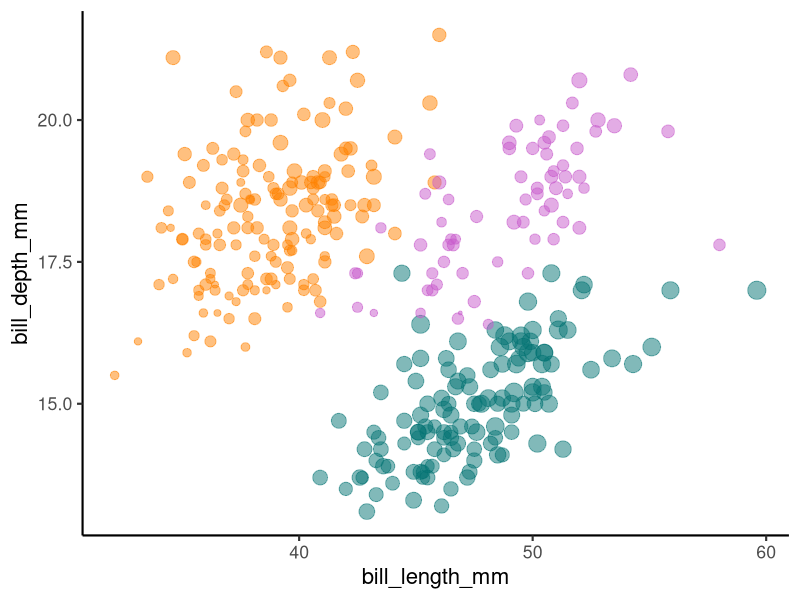
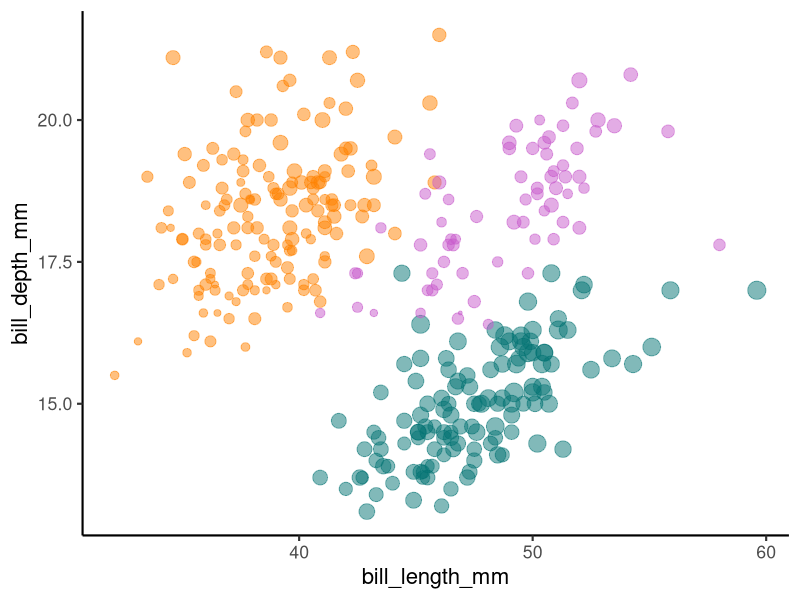
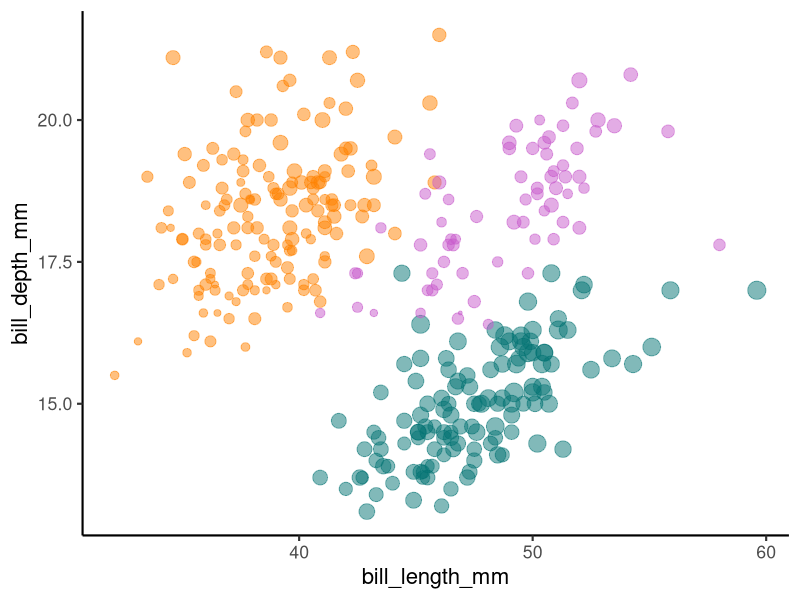
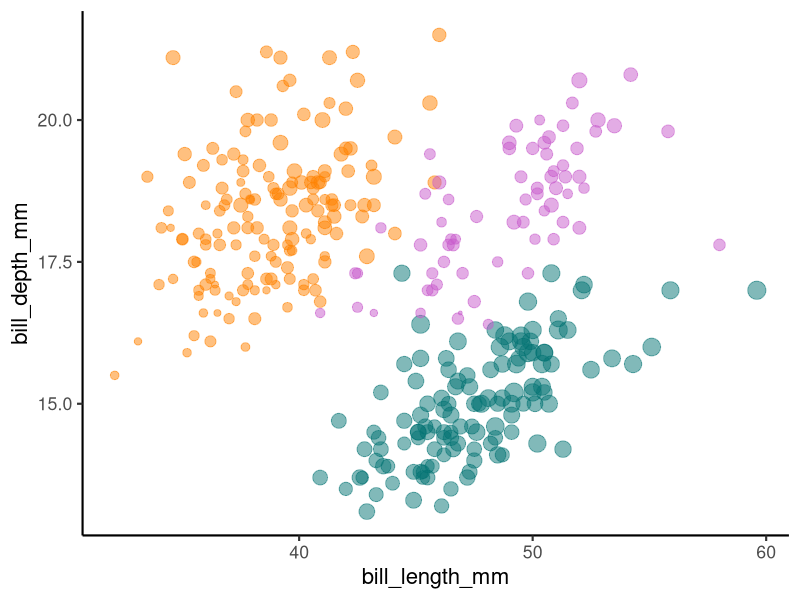
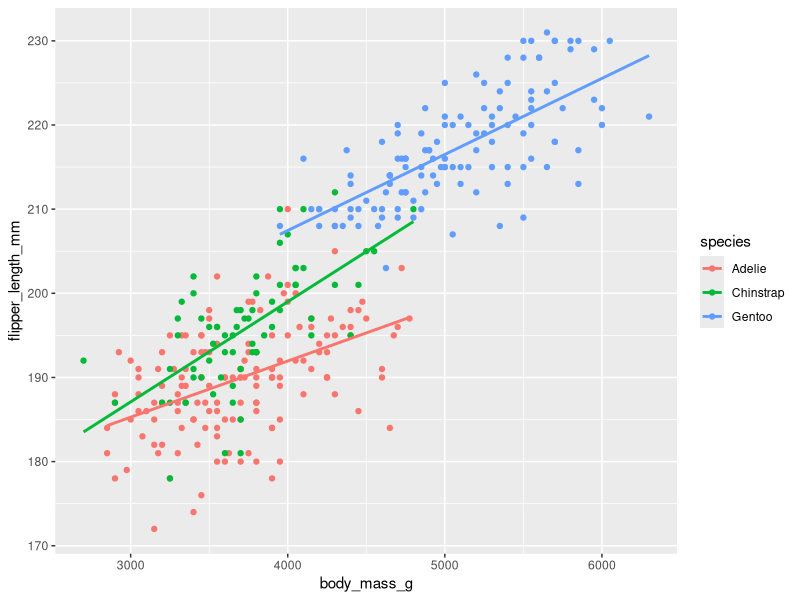
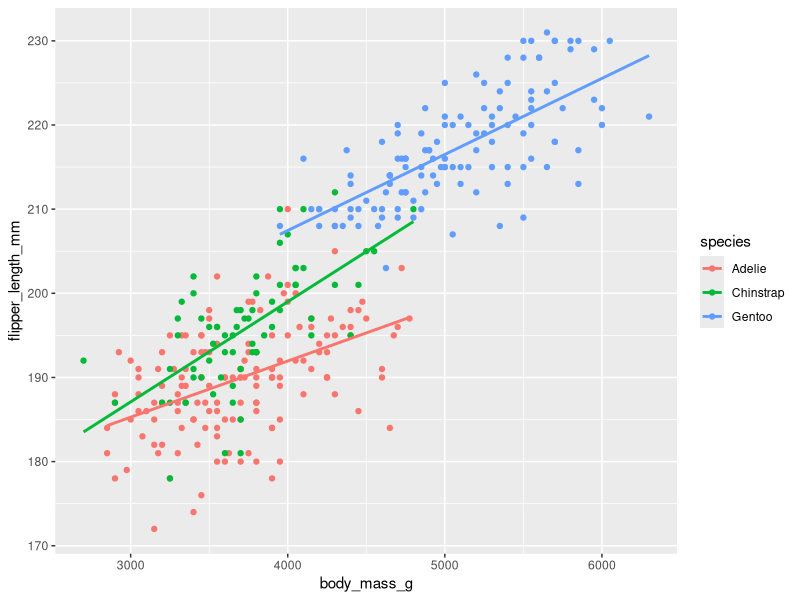
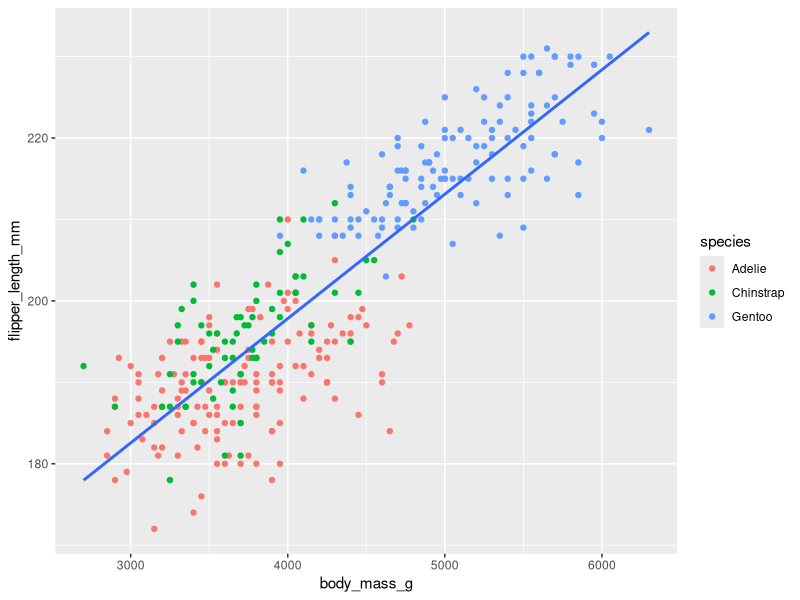
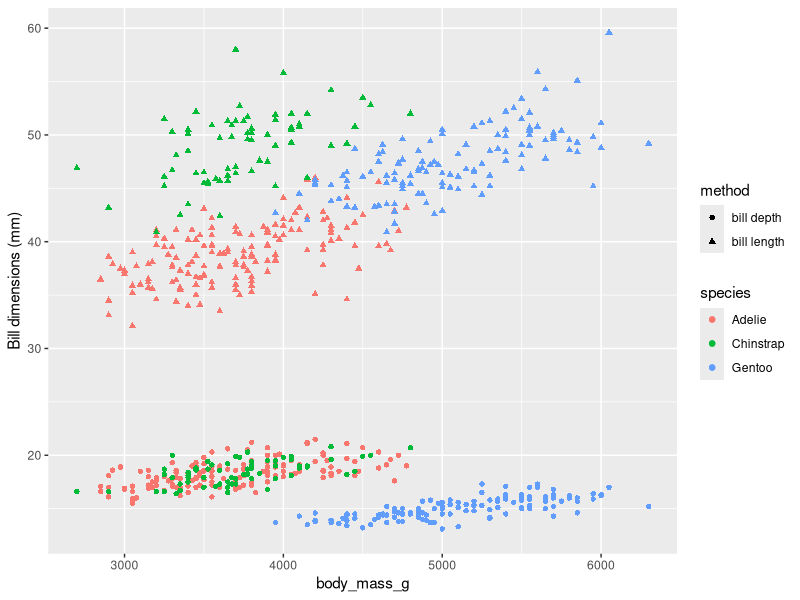

Here is the R script that generated these plots, in order:
## ---- chunk 1
#| warning: false
#| echo: false
#| fig-width: 4
#| fig-height: 4

library(palmerpenguins)
library(ggplot2)
library(dplyr)

ggplot(penguins, aes(x = bill_length_mm, y = bill_depth_mm, 
                     size = body_mass_g,
                     color = species)) +
  geom_point(alpha = 0.5) +
  theme_classic(base_size = 16) +
  scale_color_manual(values = c("#FF8100", "#C75BCB", "#057575")) +
  guides(size = "none",
         color = "none")
## ---- chunk 2
#| warning: false
#| echo: false
#| fig-width: 4
#| fig-height: 4

library(palmerpenguins)
library(ggplot2)

ggplot(penguins, aes(x = bill_length_mm, y = bill_depth_mm, 
                     size = body_mass_g,
                     color = species)) +
  geom_point(alpha = 0.5) +
  theme_classic(base_size = 16) +
  scale_color_manual(values = c("#FF8100", "#C75BCB", "#057575")) +
  guides(size = "none",
         color = "none")
## ---- chunk 3
#| warning: false
#| echo: false
#| fig-width: 4
#| fig-height: 4

library(palmerpenguins)
library(ggplot2)

ggplot(penguins, aes(x = bill_length_mm, y = bill_depth_mm, 
                     size = body_mass_g,
                     color = species)) +
  geom_point(alpha = 0.5) +
  theme_classic(base_size = 16) +
  scale_color_manual(values = c("#FF8100", "#C75BCB", "#057575")) +
  guides(size = "none",
         color = "none")
## ---- chunk 4
#| echo: false
example <- penguins[c(1:2, 160:161, 283:284), c(1, 3:4, 6)]
example
## ---- chunk 5
#| warning: false
#| echo: false
#| fig-width: 4
#| fig-height: 4
library(palmerpenguins)
library(ggplot2)

ggplot(penguins, aes(x = bill_length_mm, y = bill_depth_mm, 
                     size = body_mass_g,
                     color = species)) +
  geom_point(alpha = 0.5) +
  theme_classic(base_size = 16) +
  scale_color_manual(values = c("#FF8100", "#C75BCB", "#057575")) +
  guides(size = "none",
         color = "none")
## ---- chunk 6
#| echo: false
library(dplyr)
example <- penguins[c(1:2, 160:161, 283:284), c(1, 3:4, 6)]
example %>%
  rename(x = bill_length_mm,
         y = bill_depth_mm,
         Size = body_mass_g,
         Color = species)
## ---- chunk 7
#| fig-width: 5
#| fig-height: 4
ggplot(penguins, aes(x = body_mass_g, 
                     y = flipper_length_mm, 
                     color = species)) +
  geom_point() +
  geom_smooth(method = "lm", se = FALSE) 
## ---- chunk 8
#| fig-width: 5
#| fig-height: 4
ggplot(penguins, aes(x = body_mass_g, 
                     y = flipper_length_mm, 
                     color = species)) +
  geom_point() +
  geom_smooth(method = "lm", se = FALSE) 
## ---- chunk 9
#| fig-width: 5
#| fig-height: 4
ggplot(penguins, aes(x = body_mass_g, 
                     y = flipper_length_mm)) +
  geom_point(aes(color = species)) +
  geom_smooth(method = "lm", 
              se = FALSE) 
## ---- chunk 10
#| echo: false
#| fig-width: 5
#| fig-height: 4

ggplot(penguins, aes(x = body_mass_g,
                     color = species)) +
  geom_point(aes(y = bill_length_mm, shape = "bill length")) +
  geom_point(aes(y = bill_depth_mm, shape = "bill depth")) +
  ylab("Bill dimensions (mm)") +
  labs(shape = "method")
## ---- chunk 11
#| echo: false
#| fig-width: 5
#| fig-height: 5
ggplot() +
  layer(data = penguins,
        mapping = aes(x = body_mass_g,
                      y = flipper_length_mm),
        geom = "point", 
        stat = "identity",
        position = "identity") +
  scale_x_continuous() +
  scale_y_continuous() +
  coord_cartesian()
## ---- chunk 12
#| echo: false
#| fig-width: 5
#| fig-height: 5

ggplot() +
  geom_point(data = penguins,
             mapping = aes(
               x = body_mass_g,
               y = flipper_length_mm))
## ---- chunk 13
#| echo: false
#| fig-width: 5
#| fig-height: 5

ggplot() +
  geom_point(data = penguins,
             mapping = aes(
               x = body_mass_g,
               y = flipper_length_mm))
## ---- chunk 14
#| fig-width: 5
#| fig-height: 4
ggplot(data = penguins, 
       mapping = aes(x = species, 
                     fill = sex)) +
  stat_count()
## ---- chunk 15
#| fig-width: 5
#| fig-height: 4
ggplot(data = penguins, 
       mapping = aes(x = species, 
                     fill = sex)) +
  geom_bar()
## ---- chunk 16
#| fig-width: 5
#| fig-height: 4
ggplot(data = penguins, 
       mapping = aes(x = body_mass_g, 
                     fill = species)) +
  stat_density(alpha = 0.5)
## ---- chunk 17
#| fig-width: 5
#| fig-height: 4
ggplot(data = penguins, 
       mapping = aes(x = body_mass_g, 
                     fill = species)) +
  geom_density(alpha = 0.5)
## ---- chunk 18
#| echo: false
#| fig-width: 5
#| fig-height: 4

penguins %>%
  count(species) %>%
  ggplot(aes(x = species, y = n)) +
  geom_bar(stat = "identity")

## ---- chunk 19
#| fig-width: 5
#| fig-height: 4
#| echo: false
ggplot(penguins, aes(x = species, 
                     y = after_stat(prop),
                     group = 1)) +
  geom_bar()

## ---- chunk 20
#| fig-width: 5
#| fig-height: 4
#| echo: false
ggplot(penguins) +
  stat_summary(aes(x = species,
                   y = body_mass_g),
               fun.min = min,
               fun.max = max,
               fun = mean)
## ---- chunk 21
#| fig-width: 5
#| fig-height: 4
#| fig-align: center
ggplot(data = penguins, mapping = aes(x = species, fill = sex)) +
  geom_bar(position = "stack")
## ---- chunk 22
#| fig-width: 5
#| fig-height: 4
#| fig-align: center
ggplot(data = penguins, mapping = aes(x = species, fill = sex)) +
  geom_bar(position = "fill")
## ---- chunk 23
#| fig-width: 5
#| fig-height: 4
#| fig-align: center
ggplot(data = penguins, mapping = aes(x = species, 
                     fill = sex)) +
  geom_bar(position = "dodge")
## ---- chunk 24
#| fig-width: 5
#| fig-height: 4
#| fig-align: center
ggplot(data = penguins, mapping = aes(x = species, y = body_mass_g, color = sex)) +
  geom_point(position = "identity")
## ---- chunk 25
#| fig-width: 5
#| fig-height: 4
#| fig-align: center
ggplot(data = penguins, mapping = aes(x = species, y = body_mass_g, color = sex)) +
  geom_point(position = "jitter")
## ---- chunk 26
#| fig-width: 5
#| fig-height: 4
#| fig-align: center
ggplot(data = penguins, mapping = aes(x = species, y = body_mass_g, color = sex)) +
  geom_point(position = position_jitterdodge())
## ---- chunk 27
#| echo: false
#| fig-width: 6
#| fig-height: 5
#| fig-align: center
library(multcompView)
library(tidyverse)

# Run ANOVA and get letters
m1 <- aov(body_mass_g ~ species * sex, data = penguins)
cld <- multcompLetters4(m1, TukeyHSD(m1))

# Create dataframe for plot
cld_df <- data.frame(letter = cld$`species:sex`$Letters) %>%
  tibble::rownames_to_column("name") %>%
  mutate(species = str_extract(name, "^[^\\:]+"),
         sex = str_extract(name, "(?<=\\:).*"))
ggplot(data = penguins %>%
         filter(!is.na(sex)),
       mapping = aes(x = species, 
                     y = body_mass_g,
                     color = sex)) +
  geom_jitter(alpha = 0.15,
              position = position_jitterdodge()) +
  stat_summary(fun = mean,
               fun.min = function(x) mean(x) - sd(x),
               fun.max = function(x) mean(x) + sd(x),
               position = position_dodge(width = 0.75))
  # geom_text(data = cld_df, 
  #           mapping = aes(x = species,
  #                         y = 6000,
  #                         group = sex,
  #                         label = letter),
  #           hjust = 0.5,
  #           position = position_dodge(width = 0.75),
  #           color = "black")

## ---- chunk 28
#| echo: false
#| fig-align: center
ggplot(penguins, aes(x = body_mass_g,
                     y = flipper_length_mm)) +
  geom_point(data = dplyr::select(penguins, -species), color = "grey") +
  geom_point(aes(color = species)) +
  facet_wrap(~species)
## ---- chunk 29
#| echo: false
#| fig-width: 5
#| fig-height: 4
#| fig-align: center
ggplot(penguins, 
       aes(x = body_mass_g,
           y = flipper_length_mm)) +
  geom_point(aes(color = species)) +
  theme_bw()
## ---- chunk 30
#| echo: false
#| fig-width: 5
#| fig-height: 4
#| fig-align: center
ggplot(penguins, 
       aes(x = body_mass_g,
           y = flipper_length_mm)) +
  geom_point(aes(color = species)) +
  theme_minimal()
## ---- chunk 31
#| echo: false
#| fig-width: 5
#| fig-height: 4
#| fig-align: center
ggplot(penguins, 
       aes(x = body_mass_g,
           y = flipper_length_mm)) +
  geom_point(aes(color = species)) +
  theme_classic()
